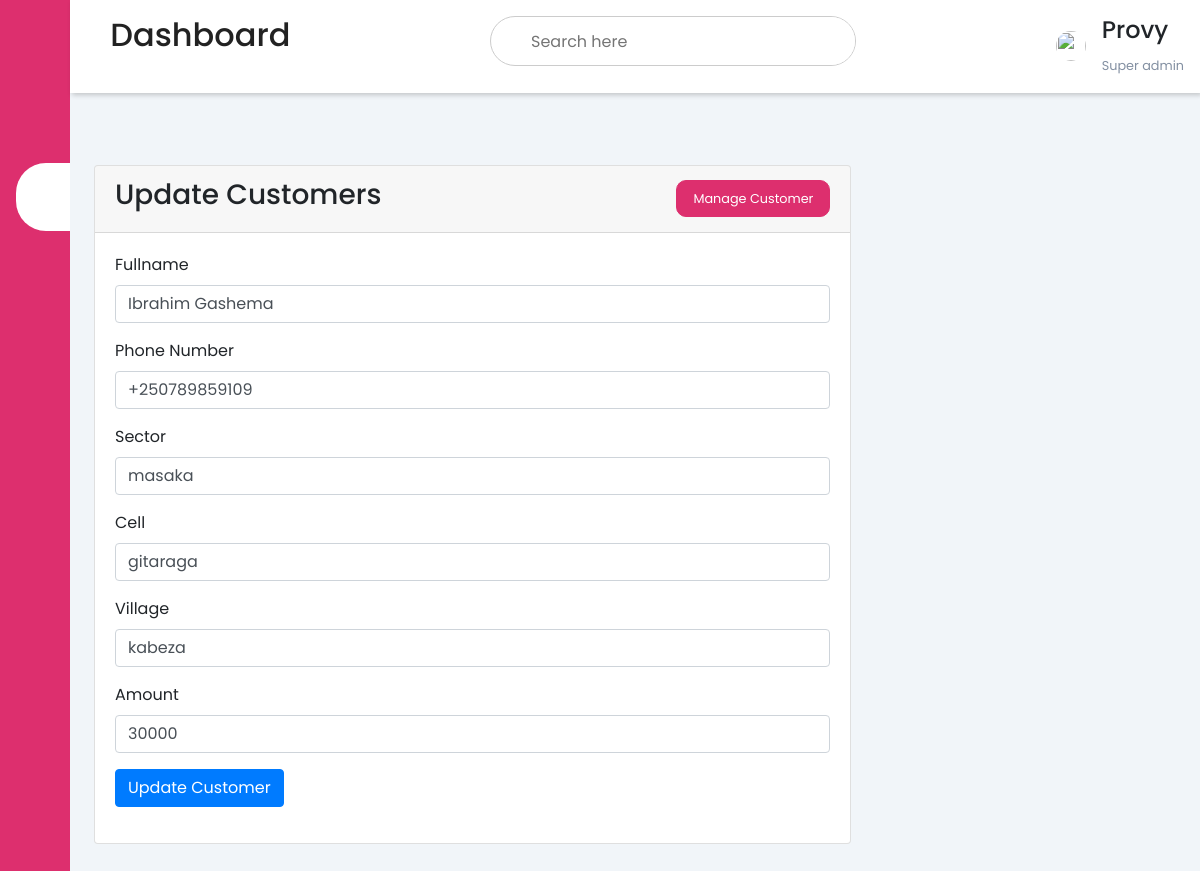
Page /editcustomer.php?id=1 on the committed database.
### tables this page shows
CREATE TABLE `customers` (
  `id` int(10) NOT NULL,
  `fullname` varchar(100) NOT NULL,
  `phone` varchar(100) NOT NULL,
  `sector` varchar(100) NOT NULL,
  `cell` varchar(100) NOT NULL,
  `village` varchar(100) NOT NULL,
  `amount` varchar(100) NOT NULL,
  `sub_round` varchar(100) NOT NULL DEFAULT '0',
  `total_paid` int(100) NOT NULL DEFAULT '0',
  `unpaid` int(11) NOT NULL DEFAULT '0',
  `date_of_pay` datetime NOT NULL DEFAULT CURRENT_TIMESTAMP
);

### editcustomer.php (the view, shortened to what this page needs)
<?php
include('config.php');
$id=$_GET["id"];
$res=mysqli_query($con, "select * from customers where id=$id");
    while($row=mysqli_fetch_array($res))
    {
        $fullname=$row["fullname"];
		$phone=$row["phone"];
		$sector=$row["sector"];
		$cell=$row["cell"];
		$village=$row["village"];
		$amount=$row["amount"];
    }
?>
<!DOCTYPE html>
<html>
<head>
	<link rel="stylesheet" href="style.css">
	<link rel="stylesheet" href="https://maxst.icons8.com/vue-static/landings/line-awesome/line-awesome/1.3.0/css/line-awesome.min.css">
	<link rel="stylesheet" href="https://maxcdn.bootstrapcdn.com/bootstrap/4.5.2/css/bootstrap.min.css">
	</head>
<body>
	<div class="sidebar">
		<div class="sidebar-brand">
			<h3><span  class="las la-home"></span><span>BAHEZA SYSTEM</span></h2>
		</div>
		<div class="sidebar-menu">
			<ul>
				<li>
					<a href="index.php"><span class="las la-igloo"></span><span>Dashboard</span></a>
				</li>
				<li>
					<a href="#" class="active"><span class="las la-users"></span><span>Customers</span></a>
				</li>
				<li>
					<a href="invoices.php"><span class="las la-clipboard-list"></span><span>Invoices</span></a>
				</li>
				<li>
					<a href="sectors.php"><span class="las la-shopping-bag"></span><span>Sectors</span></a>
				</li>
				<li>
					<a href="receivers.php"><span class="las la-receipt"></span><span>Receivers</span></a>
				</li>
				<li>
					<a href="finance.php"><span class="las la-user-circle"></span><span>Finance</span></a>
				</li>
				<li>
					<a href="report.php"><span class="las la-clipboard-list"></span><span>Report</span></a>
				</li>
			</ul>
		</div>
	</div>
	<div class="main-content">
		<header>
			<div class="header-title">
				<h2>
					<label for="nav-toggle">
						<span class="las la-bars"></span>
					</label>
					Dashboard
				</h2>
				<div class="search-wrapper">
					<input type="search" name="" placeholder="Search here" />
				</div>
				<div class="user-wrapper">
					<img src="img/Tadhim.jpg" width="30px" height="30px" alt="">
					<div>
						<h4>Provy</h4>
						<small>Super admin</small>
					</div>
				</div>
			</div>
		</header>
		<main>
		<div class="recent-grid">
				<div class="projects">
					<div class="card">
						<div class="card-header">
							<h3>Update Customers</h3>
							<a href="customers.php" style="background: var(--main-color);border-radius: 10px;color: #fff;font-size: .8rem;padding: .5rem 1rem;border: 1px solid var(--main-color);text-decoration:none;">Manage Customer<span class="las la-arrow-right"></span></a>
						</div>
						<div class="card-body">
							<div class="table-responsive">
                                <form action="" method="post">
                                    <div class="form-group">
                                        <label for="">Fullname</label><br>
                                        <input type="text" name="fullname" class="form-control" value="<?php echo $fullname;?>" id="">
                                    </div>
									<div class="form-group">
                                        <label for="">Phone Number</label><br>
                                        <input type="text" name="phone" class="form-control" value="<?php echo $phone;?>" id="">
                                    </div>
                                    <div class="form-group">
                                        <label for="">Sector</label><br>
                                        <input type="text" name="sector" class="form-control" id="" value="<?php echo $sector;?>">
                                    </div>
									<div class="form-group">
                                        <label for="">Cell</label><br>
                                        <input type="text" name="cell" class="form-control" id="" value="<?php echo $cell;?>">
                                    </div>
									<div class="form-group">
                                        <label for="">Village</label><br>
                                        <input type="text" name="village" class="form-control" id="" value="<?php echo $village;?>">
                                    </div>
									<div class="form-group">
                                        <label for="">Amount</label><br>
                                        <input type="text" name="amount" class="form-control" id="" value="<?php echo $amount;?>">
                                    </div>
									<div class="form-group">
										<input type="submit" name="save" value="Update Customer" class="btn btn-primary">
                                    </div>
                                </form>
                            </div>
						</div>
					</div>
				</div>
				</div>
			</div>
</body>
</html>

### style.css (style rules this page uses)
:root { --main-color: #DD2F6E; --color-dark: #1D2231; --text-gray: #8390A2; }
* { padding: 0; margin: 0; box-sizing: border-box; list-style-type: none; text-decoration: none; font-family: 'Poppins', sans-serif; }
.sidebar { width: 345px; position: fixed; left: 0; top: 0; height: 100%; background: var(--main-color); z-index: 100; transition: width 300ms; }
.sidebar-brand { height: 90px; padding: 1rem 0rem 1rem 2rem; color: #fff; }
.sidebar-menu { margin-top: 1rem; }
.sidebar-menu li { width: 100%; margin-bottom: 1.3rem; padding-left: 2rem; }
.sidebar-menu a { padding-left: 1rem; display: block; color: #fff; font-size: 1.1rem; }
.sidebar-menu a.active { background: #fff; padding: 1rem; padding-bottom: 1rem; color: var(--main-color); border-radius: 30px 0px 0px 30px; }
.sidebar-menu a span:first-child { font-size: 1.5rem; padding-right: 1rem; }
.main-content { transition: margin-left 300ms; margin-left: 345px; }
.header-title { background: #fff; display: flex; justify-content: space-between; padding: 1rem; box-shadow: 2px 2px 5px rgba(0, 0, 0, 0.2); position: fixed; left: 345px; width: calc(100% - 345px); top: 0; z-index: 100; transition: left 300ms; }
.header-title h2 { color: #222; }
.header-title span { font-size: 1.7rem; padding-right: 1rem; }
.search-wrapper { border: 1px solid #ccc; border-radius: 30px; height: 50px; display: flex; align-items: center; overflow: hidden; }
.search-wrapper input { height: 100%; padding: .5rem; border: none; outline: none; }
.user-wrapper { display: flex; align-items: center; }
.user-wrapper img { border-radius: 50%; margin-right: 1rem; }
.user-wrapper small { display: inline-block; color: var(--text-gray); }
main { margin-top: 85px; padding: 2rem 1.5rem; background: #f1f5f9; min-height: calc(100vh - 90px); }
.recent-grid { margin-top: 3rem; display: grid; grid-gap: 2rem; grid-template-columns: 70% auto; }
.card { background: #fff; border-radius: 5px; }
.card-header, .card-body { padding: 1rem; }
.card-header { display: flex; justify-content: space-between; align-items: center; border-bottom: 1px solid #f0f0f0; }
.table-responsive { width: 100%; overflow-x: auto; }
@media only screen and (max-width: 1200px) { .sidebar { width: 70px; } }
@media only screen and (max-width: 1200px) { .sidebar .sidebar-brand, .sidebar li { padding-left: 1rem; text-align: center; } }
@media only screen and (max-width: 1200px) { .sidebar li a { padding-left: 0rem; } }
@media only screen and (max-width: 1200px) { .main-content { margin-left: 70px; } }
@media only screen and (max-width: 1200px) { .main-content .header-title { width: calc(100% - 70px); left: 70px; } }

### rows in the picture
customers: fullname "Ibrahim Gashema", phone "+250789859109", sector "masaka", cell "gitaraga", village "kabeza", amount "30000"
